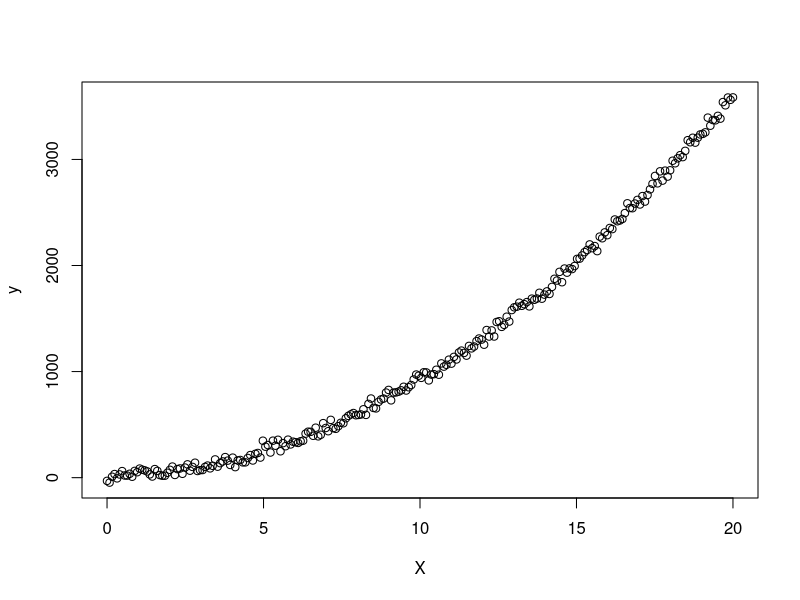

Write R code to recreate this figure. (Note: this script raises an error after producing the figure.)
##polynomial basis fun
R2 <- function(y, y_hat)1-sum((y-y_hat)^2)/sum((y- mean(y))^2)

N <- 250

X <- seq(0, 20, length.out = N)

y <- 6.7453 + 4.9373*X + 8.7363*X^2 + rnorm(N, sd= 37)

plot(X, y)



PHI <- cbind(rep(1, N), X, X^2)

lin_reg <- LinearRegression$new()       #initializing the new method
lin_reg$fit(PHI, y)
y_hat <- lin_reg$predict(PHI)

##here we just predicted in PHI instead of X and PhI has X^2 in it

plot(X,y)
lines(X, y_hat)

cat("Training R-squared : ", round(R2(y, y_hat), digits = 4))
